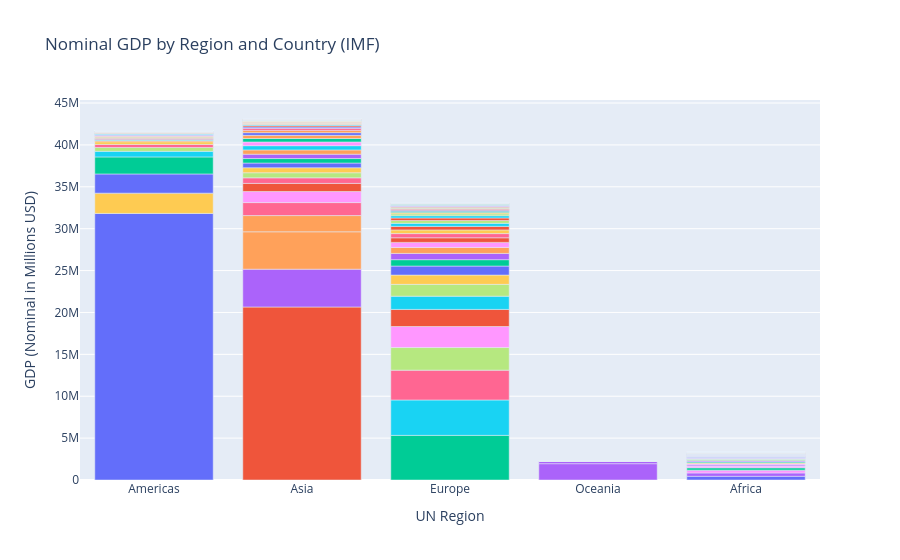

The notebook cell this image was saved under:
### Markdown cell above
## b. Plot a stacked interactive bar plot using plotly. Stack countries within regions using the IMF numbers. Please include this in your ipython notebook

### Code cell
import plotly.express as px

#Data cleaning recommendations by Gemini
clean_df = pd.DataFrame({
    'Country': GDP.iloc[:, 0],
    'IMF_GDP': GDP.iloc[:, 1]
})
clean_df['Country'] = clean_df['Country'].str.replace(r'\[.*?\]', '', regex=True).str.strip()
clean_df = clean_df[clean_df['Country'] != 'World']
clean_df['IMF_GDP'] = pd.to_numeric(clean_df['IMF_GDP'], errors='coerce')
clean_df = clean_df.dropna(subset=['IMF_GDP'])

#Assign continent
df_regions = px.data.gapminder()[['country', 'continent']].drop_duplicates()
merged_df = pd.merge(clean_df, df_regions, left_on='Country', right_on='country', how='left')
merged_df['continent'] = merged_df['continent'].fillna('Other/Unknown')

#Individual corrections
custom_continents = {
    'Russia': 'Europe', 'South Korea': 'Asia', 'United Arab Emirates': 'Asia',
    'Hong Kong': 'Asia', 'Kazakhstan': 'Asia', 'Qatar': 'Asia',
    'Ukraine': 'Europe', 'Slovakia': 'Europe', 'Uzbekistan': 'Asia',
    'Ivory Coast': 'Africa', 'Luxembourg': 'Europe', 'Lithuania': 'Europe',
    'Belarus': 'Europe', 'DR Congo': 'Africa', 'Azerbaijan': 'Asia',
    'Turkmenistan': 'Asia', 'Macau': 'Asia', 'Latvia': 'Europe',
    'Estonia': 'Europe', 'Cyprus': 'Europe', 'Georgia': 'Asia',
    'Papua New Guinea': 'Oceania', 'Malta': 'Europe', 'Armenia': 'Asia',
    'Guyana': 'Americas', 'Kyrgyzstan': 'Asia', 'Moldova': 'Europe',
    'North Macedonia': 'Europe', 'Tajikistan': 'Asia', 'Laos': 'Asia',
    'Yemen': 'Asia', 'Congo': 'Africa', 'Bahamas': 'Americas',
    'Brunei': 'Asia', 'Kosovo': 'Europe', 'Liechtenstein': 'Europe',
    'Maldives': 'Asia', 'Barbados': 'Americas', 'Fiji': 'Oceania',
    'South Sudan': 'Africa', 'Eswatini': 'Africa', 'Suriname': 'Americas',
    'Andorra': 'Europe', 'Aruba': 'Americas', 'Bhutan': 'Asia',
    'Belize': 'Americas', 'Cape Verde': 'Africa', 'Saint Lucia': 'Americas',
    'Antigua and Barbuda': 'Americas', 'San Marino': 'Europe',
    'Seychelles': 'Africa', 'Timor-Leste': 'Asia', 'Solomon Islands': 'Oceania',
    'Grenada': 'Americas', 'Samoa': 'Oceania',
    'Saint Vincent and the Grenadines': 'Americas',
    'Saint Kitts and Nevis': 'Americas', 'Vanuatu': 'Oceania',
    'São Tomé and Príncipe': 'Africa', 'Dominica': 'Americas',
    'Tonga': 'Oceania', 'Micronesia': 'Oceania', 'Palau': 'Oceania',
    'Kiribati': 'Oceania', 'Marshall Islands': 'Oceania', 'Nauru': 'Oceania',
    'Tuvalu': 'Oceania'
}

for country, continent in custom_continents.items():
    # This finds the specific country row, and overwrites the 'continent' column
    merged_df.loc[merged_df['Country'] == country, 'continent'] = continent
merged_df

#Make the Plotly
fig = px.bar(
    merged_df, 
    x='continent', 
    y='IMF_GDP', 
    color='Country',  # Stacks countries within regions
    title='Nominal GDP by Region and Country (IMF)',
    labels={'IMF_GDP': 'GDP (Nominal in Millions USD)', 'continent': 'UN Region'}
)
fig.update_layout(showlegend=False)
